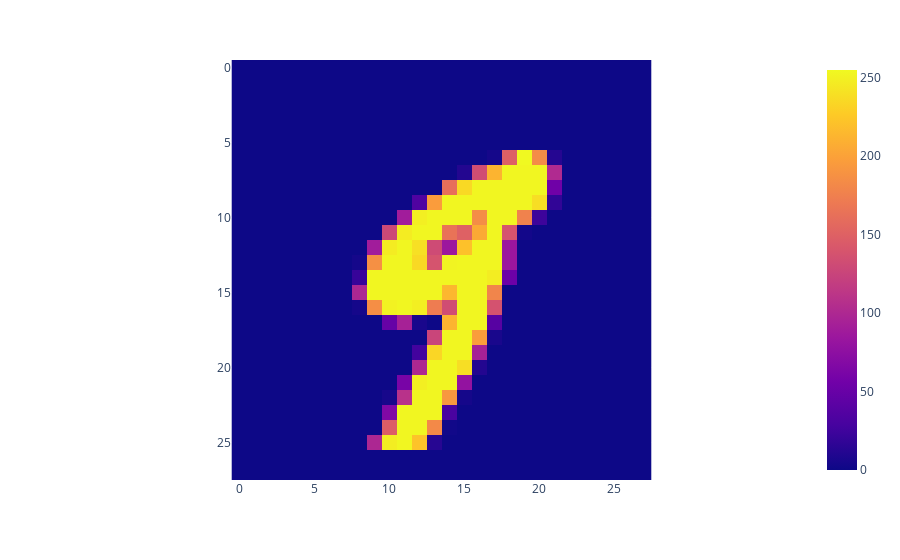

Write notebook code for a chart like this one.
### Code cell
import plotly.express as px
import numpy as np

fig = px.imshow(some_digit_image)
fig.show()

### Figure 1 — Plotly figure (JSON) as saved in the notebook; plotly's stock layout.template omitted (floating-point values rounded to 4 significant figures; data arrays with more than 128 entries replaced by an {"elided": "..."} marker saying what was removed)
{"data": [{"coloraxis": "coloraxis", "hovertemplate": "x: %{x}<br>y: %{y}<br>color: %{z}<extra></extra>", "name": "0", "type": "heatmap", "xaxis": "x", "yaxis": "y", "z": {"elided": "28x28 int values"}}], "layout": {"coloraxis": {"colorscale": [[0, "#0d0887"], [0.1111, "#46039f"], [0.2222, "#7201a8"], [0.3333, "#9c179e"], [0.4444, "#bd3786"], [0.5556, "#d8576b"], [0.6667, "#ed7953"], [0.7778, "#fb9f3a"], [0.8889, "#fdca26"], [1, "#f0f921"]]}, "margin": {"t": 60}, "xaxis": {"anchor": "y", "constrain": "domain", "domain": [0, 1], "scaleanchor": "y"}, "yaxis": {"anchor": "x", "autorange": "reversed", "constrain": "domain", "domain": [0, 1]}}}
